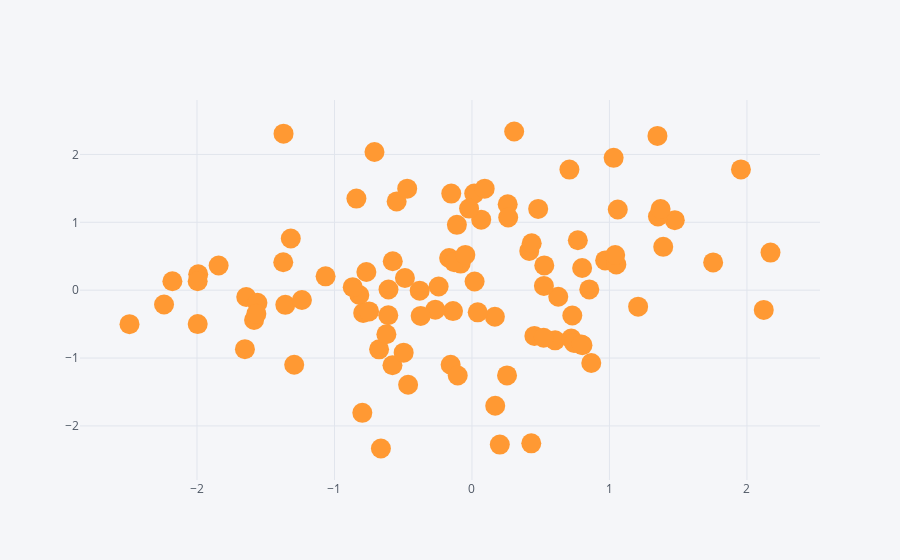

This figure's notebook cell:
### Code cell
df.iplot(kind='scatter',x='A',y='B',mode='markers', size = 20 )
